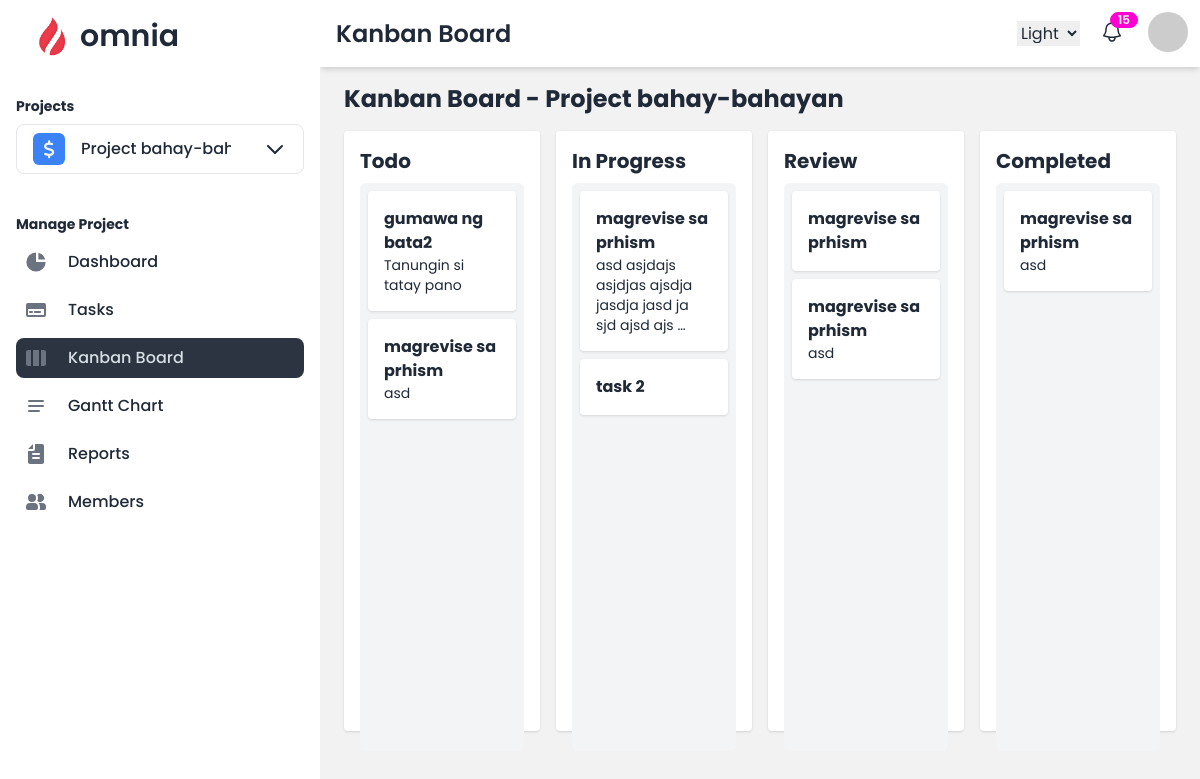
Screenshot of /projects/kanban/ (signed in) with the database file from the repository.
### projects/models.py (models this page shows, shortened)
class Project(models.Model):
    COLOR_CHOICES = [
        ('purple', 'Purple'),
        ('red', 'Red'),
        ('amber', 'Amber'),
        ('blue', 'Blue'),
        ('green', 'Green'),
        ('teal', 'Teal'),
        ('yellow', 'Yellow'),
        ('orange', 'Orange'),
        ('pink', 'Pink'),
        ('gray', 'Grey'),
    ]
    name = models.CharField(max_length=100)
    emoji_icon = models.CharField(max_length=255, blank=True, null=True)
    description = models.TextField(blank=True, null=True)
    color = models.CharField(max_length=20, choices=COLOR_CHOICES, default='blue')
    start_date = models.DateField()
    end_date = models.DateField()
    current_sprint = models.ForeignKey('Sprint', on_delete=models.CASCADE, related_name='current_sprint', blank=True, null=True)
    created_at = models.DateTimeField(auto_now_add=True)
    owner = models.ForeignKey(settings.AUTH_USER_MODEL, on_delete=models.CASCADE, related_name='owned_projects')

class Task(models.Model):
    STATUS_CHOICES = [
        ('todo', 'Todo'),
        ('in_progress', 'In Progress'),
        ('review', 'Review'),
        ('completed', 'Completed'),
    ]
    PRIORITY_CHOICES = [
        ('high', 'High'),
        ('medium', 'Medium'),
        ('low', 'Low'),
    ]
    name = models.CharField(max_length=255)
    description = models.TextField(blank=True, null=True)
    status = models.CharField(max_length=20, choices=STATUS_CHOICES, default='todo')
    priority = models.CharField(max_length=10, choices=PRIORITY_CHOICES, default='medium')
    start_date = models.DateField()
    end_date = models.DateField()
    created_at = models.DateTimeField(auto_now_add=True)
    sprint = models.ForeignKey(Sprint, on_delete=models.CASCADE, related_name='tasks', blank=True, null=True)
    project = models.ForeignKey(Project, on_delete=models.CASCADE, related_name='tasks')
    assigned_members = models.ManyToManyField(settings.AUTH_USER_MODEL, related_name='tasks', blank=True)
    assigned_teams = models.ManyToManyField(ProjectTeam, related_name='tasks', blank=True)

### projects/views.py (the view)
# urls.py: path('kanban/', views.kanban_board, name='kanban_board'),
@login_required
def kanban_board(request):
    project_id = request.session.get('current_project_id')
    if not project_id:
        return HttpResponseForbidden("No project selected.")
    project = Project.objects.get(id=project_id)
    tasks = project.tasks.all()
    tasks_by_status = {
        'todo': tasks.filter(status='todo'),
        'in_progress': tasks.filter(status='in_progress'),
        'review': tasks.filter(status='review'),
        'completed': tasks.filter(status='completed'),
    }
    return render(request, 'projects/kanban_board.html', {'project': project, 'tasks_by_status': tasks_by_status})

### projects/context_processors.py (called while the page is built)
def user_projects(request):
    if request.user.is_authenticated:
        projects = Project.objects.filter(owner=request.user)
        return {'user_projects': projects}
    return {}

### projects/templatetags/custom_filters.py (called while the page is built)
@register.filter
def replace_underscore(value):
    return value.replace('_', ' ')

@register.filter
def get_item(value, key):
    for item in value:
        if item.id == int(key):
            return item
    return None

### projects/templates/projects/kanban_board.html (shortened to what this page needs)
{% extends 'project_base.html' %}
{% load custom_filters %}
{% block heading %}Kanban Board{% endblock %}
{% block content %}
<h1 class="text-2xl font-bold mb-4">Kanban Board - {{ project.name }}</h1>
<div id="kanban-board" class="grid grid-cols-4 gap-4">
    {% for status, tasks in tasks_by_status.items %}
        <div class="kanban-column bg-white p-4 rounded shadow min-h-[600px]" data-status="{{ status }}">
            <h2 class="text-xl font-bold capitalize mb-2">{{ status|replace_underscore }}</h2>
            <div class="bg-gray-100 p-2 h-full rounded-md">
                <div class="kanban-tasks space-y-2">
                    {% for task in tasks %}
                        <div class="kanban-task bg-white p-4 rounded shadow cursor-pointer"
                             data-task-id="{{ task.id }}">
                            <p class="font-bold">{{ task.name }}</p>
                            <p class="text-sm">{{ task.description|truncatewords:10 }}</p>
                        </div>
                    {% empty %}
                        <p class="text-gray-500 italic">No tasks</p>
                    {% endfor %}
                </div>
            </div>
        </div>
    {% endfor %}
</div>
{% endblock %}

### projects/templates/project_base.html (shortened to what this page needs)
{% load static %}
{% load custom_filters %}
<!DOCTYPE html>
<html lang="en" data-theme="light">
<head>
    <link href="https://cdnjs.cloudflare.com/ajax/libs/font-awesome/6.0.0/css/all.min.css" rel="stylesheet">
    <link href="https://cdn.jsdelivr.net/npm/daisyui@4.12.14/dist/full.min.css" rel="stylesheet" type="text/css" />
    <script src="https://cdn.tailwindcss.com"></script>
</head>
<body style="font-family: 'Poppins', sans-serif;">
    <div class="drawer lg:drawer-open">
        <div class="drawer-content flex flex-col">
            <div class="navbar sticky top-0 bg-base-100  z-10 shadow-md ">
                <div class="flex-1">
                    <h1 class="text-2xl font-semibold ml-2">{% block heading %}Dashboard{% endblock %}</h1>
                </div>
                <div class="flex-none">
                    <label class="swap">
                        <select data-choose-theme>
                          <option value="light">Light</option>
                        </select>
                    </label>
                    <div class="dropdown dropdown-bottom dropdown-end">
                      <button class="btn ml-4 btn-circle btn-ghost btn-sm">
                        <div class="indicator">
                            <span class="indicator-item badge badge-secondary badge-sm">15</span>
                        </div>
                      </button>
                    </div>
                    <div class="dropdown dropdown-end ml-4">
                        <label tabindex="0" class="btn btn-ghost btn-circle avatar">
                            <div class="w-10 rounded-full"><img src="https://placeimg.com/80/80/people" alt="profile"></div>
                        </label>
                    </div>
                </div>
            </div>
            <div class="flex-1 overflow-y-auto md:pt-4 pt-4 px-6  bg-base-200">
                {% block content %}
                {% endblock %}
            </div>
        </div>
        <div class="drawer-side z-30">
            <ul class="menu pt-2 px-4 w-80 bg-base-100 min-h-full space-y-2 text-base-content">
                <li class="mb-2 font-semibold text-3xl"><a href="/projects/dashboard"><img class="mask mask-squircle w-10" src="{% static 'logo/logo.png' %}" alt="Omnia Logo">omnia</a> </li>
                    <span class="py-1"></span>
                {% if request.user.role == 'manager' %}
                    <h2 class="text-sm font-bold mt-4 mb-2">Projects</h2>
                    <li tabindex="0" role="button" class="dropdown dropdown-bottom z-50">
                        <span class="flex items-center text-base font-medium rounded-lg transition duration-75 border">
                            {% if request.session.current_project_id %}
                                {% with current_project=user_projects|get_item:request.session.current_project_id %}
                                    <i class="fas {{ current_project.emoji_icon }} text-lg text-gray-100 bg-{{ current_project.color }}-500 w-8 h-8 flex items-center justify-center rounded-md mr-2"></i>
                                    <span class="truncate max-w-[150px] min-w-[150px] flex items-center">
                                        {{ current_project.name }}
                                    </span>
                                {% endwith %}
                            {% else %}
                                Project Name
                            {% endif %}
                            <svg class="w-6 h-6 text-gray-800 ml-6" aria-hidden="true" xmlns="http://www.w3.org/2000/svg" width="24" height="24" fill="none" viewBox="0 0 24 24">
                                <path stroke="currentColor" stroke-linecap="round" stroke-linejoin="round" stroke-width="2" d="m19 9-7 7-7-7"/>
                            </svg>
                        </span>
                    </li>
                    <span class="py-3"></span>
                    {% if request.session.current_project_id %}
                    <h2 class="text-sm font-bold mb-2">Manage Project</h2>
                    <li>
                        <a href="{% url 'dashboard' %}"
                           class="flex items-center p-2 text-base font-medium rounded-lg transition duration-75 {% if request.path == '/projects/dashboard/' %}active{% endif %}"
                        >
                           <span class="ml-3">Dashboard</span>
                        </a>
                    </li>
                    <li>
                        <a href="{% url 'project_tasks' %} "
                           class="flex items-center p-2 text-base font-medium rounded-lg transition duration-75 {% if 'tasks' in request.path %}active{% endif %}">
                           <span class="ml-3">Tasks</span>
                        </a>
                    </li>
                    <li>
                        <a href="{% url 'kanban_board' %}"
                           class="flex items-center p-2 text-base font-medium rounded-lg transition duration-75 {% if 'kanban' in request.path %}active{% endif %}">
                            <svg class="w-6 h-6 text-gray-500" aria-hidden="true" xmlns="http://www.w3.org/2000/svg" width="24" height="24" fill="currentColor" viewBox="0 0 24 24">
                              <path fill-rule="evenodd" d="M15 4H9v16h6V4Zm2 16h3a2 2 0 0 0 2-2V6a2 2 0 0 0-2-2h-3v16ZM4 4h3v16H4a2 2 0 0 1-2-2V6a2 2 0 0 1 2-2Z" clip-rule="evenodd"/>
                            </svg>
                           <span class="ml-3">Kanban Board</span>
                        </a>
                    </li>
                    <li>
                        <a href="{% url 'gantt_chart' %}"
                           class="flex items-center p-2 text-base font-medium rounded-lg transition duration-75 {% if 'gantt' in request.path %}active{% endif %}"
                        >
                            <svg class="w-6 h-6 text-gray-500" aria-hidden="true" xmlns="http://www.w3.org/2000/svg" width="24" height="24" fill="none" viewBox="0 0 24 24">
                              <path stroke="currentColor" stroke-linecap="round" stroke-width="2" d="M5 7h14M5 12h14M5 17h10"/>
                            </svg>
                           <span class="ml-3">Gantt Chart</span>
                        </a>
                    </li>
                    <li>
                        <a href="#" class="flex items-center p-2 text-base font-medium rounded-lg transition duration-75 {% if 'reports' in request.path %}active{% endif %}"
                        >
                           <span class="ml-3">Reports</span>
                        </a>
                    </li>
                    <li>
                        <a href="{% url 'members' %}" class="flex items-center p-2 text-base font-medium rounded-lg transition duration-75 {% if 'members' in request.path %}active{% endif %}"
                        >
                           <span class="ml-3">Members</span>
                        </a>
                    </li>
                    {% endif %}
                {% endif %}
            </ul>
        </div>
    </div>
</body>
</html>

### rows the page displays
Project: name "Project bahay-bahayan", name "Project bahay-b…"
Task: name "gumawa ng bata2", description "Tanungin si tatay pano"
Task: name "magrevise sa prhism", description "asd"
Task: name "magrevise sa prhism", description "asd asjdajs asjdjas ajsdja jasdja jasd ja sjd ajsd ajs …"
Task: name "task 2"
Task: name "magrevise sa prhism"
Task: name "magrevise sa prhism", description "asd"
Task: name "magrevise sa prhism", description "asd"

### other values shown
{{ status|replace_underscore }} "Todo" "In Progress" "Review" "Completed"
